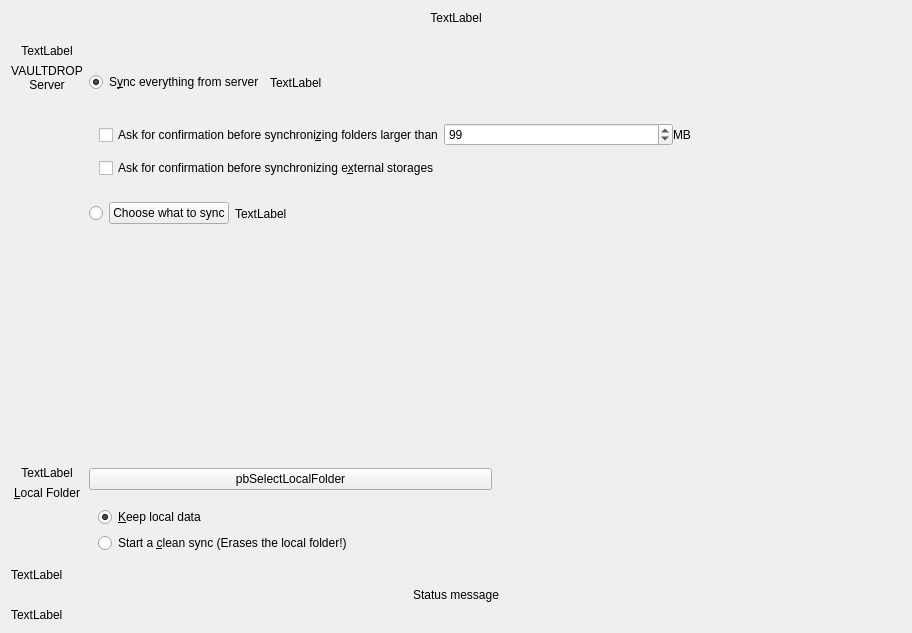
<?xml version="1.0" encoding="UTF-8"?>
<ui version="4.0">
 <class>OwncloudAdvancedSetupPage</class>
 <widget class="QWidget" name="OwncloudAdvancedSetupPage">
  <property name="geometry">
   <rect>
    <x>0</x>
    <y>0</y>
    <width>912</width>
    <height>633</height>
   </rect>
  </property>
  <property name="sizePolicy">
   <sizepolicy hsizetype="Maximum" vsizetype="Maximum">
    <horstretch>0</horstretch>
    <verstretch>0</verstretch>
   </sizepolicy>
  </property>
  <property name="windowTitle">
   <string>Form</string>
  </property>
  <layout class="QVBoxLayout" name="verticalLayout_4">
   <item>
    <widget class="QLabel" name="topLabel">
     <property name="sizePolicy">
      <sizepolicy hsizetype="Preferred" vsizetype="Fixed">
       <horstretch>0</horstretch>
       <verstretch>0</verstretch>
      </sizepolicy>
     </property>
     <property name="text">
      <string>TextLabel</string>
     </property>
     <property name="textFormat">
      <enum>Qt::RichText</enum>
     </property>
     <property name="alignment">
      <set>Qt::AlignCenter</set>
     </property>
     <property name="wordWrap">
      <bool>true</bool>
     </property>
    </widget>
   </item>
   <item>
    <spacer name="verticalSpacer_2">
     <property name="orientation">
      <enum>Qt::Vertical</enum>
     </property>
     <property name="sizeType">
      <enum>QSizePolicy::Fixed</enum>
     </property>
     <property name="sizeHint" stdset="0">
      <size>
       <width>20</width>
       <height>13</height>
      </size>
     </property>
    </spacer>
   </item>
   <item>
    <layout class="QGridLayout" name="gridLayout">
     <item row="2" column="2">
      <spacer name="horizontalSpacer_2">
       <property name="orientation">
        <enum>Qt::Horizontal</enum>
       </property>
       <property name="sizeHint" stdset="0">
        <size>
         <width>40</width>
         <height>20</height>
        </size>
       </property>
      </spacer>
     </item>
     <item row="0" column="0">
      <layout class="QVBoxLayout" name="verticalLayout_2">
       <item>
        <widget class="QLabel" name="lServerIcon">
         <property name="text">
          <string>TextLabel</string>
         </property>
         <property name="alignment">
          <set>Qt::AlignCenter</set>
         </property>
        </widget>
       </item>
       <item>
        <widget class="QLabel" name="lServer">
         <property name="text">
          <string>VAULTDROP
Server</string>
         </property>
         <property name="alignment">
          <set>Qt::AlignCenter</set>
         </property>
        </widget>
       </item>
       <item>
        <spacer name="verticalSpacer_3">
         <property name="orientation">
          <enum>Qt::Vertical</enum>
         </property>
         <property name="sizeHint" stdset="0">
          <size>
           <width>20</width>
           <height>40</height>
          </size>
         </property>
        </spacer>
       </item>
      </layout>
     </item>
     <item row="1" column="1">
      <spacer name="verticalSpacer">
       <property name="orientation">
        <enum>Qt::Vertical</enum>
       </property>
       <property name="sizeType">
        <enum>QSizePolicy::MinimumExpanding</enum>
       </property>
       <property name="sizeHint" stdset="0">
        <size>
         <width>20</width>
         <height>40</height>
        </size>
       </property>
      </spacer>
     </item>
     <item row="2" column="0" rowspan="3">
      <layout class="QVBoxLayout" name="verticalLayout_3">
       <item>
        <widget class="QLabel" name="lLocalIcon">
         <property name="text">
          <string>TextLabel</string>
         </property>
         <property name="alignment">
          <set>Qt::AlignCenter</set>
         </property>
        </widget>
       </item>
       <item>
        <widget class="QLabel" name="lLocal">
         <property name="sizePolicy">
          <sizepolicy hsizetype="Minimum" vsizetype="Preferred">
           <horstretch>0</horstretch>
           <verstretch>0</verstretch>
          </sizepolicy>
         </property>
         <property name="text">
          <string>&amp;Local Folder</string>
         </property>
         <property name="alignment">
          <set>Qt::AlignCenter</set>
         </property>
         <property name="buddy">
          <cstring>pbSelectLocalFolder</cstring>
         </property>
        </widget>
       </item>
       <item>
        <spacer name="verticalSpacer_4">
         <property name="orientation">
          <enum>Qt::Vertical</enum>
         </property>
         <property name="sizeHint" stdset="0">
          <size>
           <width>20</width>
           <height>40</height>
          </size>
         </property>
        </spacer>
       </item>
      </layout>
     </item>
     <item row="4" column="1" colspan="2">
      <widget class="QWidget" name="resolutionWidget" native="true">
       <property name="sizePolicy">
        <sizepolicy hsizetype="Preferred" vsizetype="Fixed">
         <horstretch>0</horstretch>
         <verstretch>0</verstretch>
        </sizepolicy>
       </property>
       <layout class="QFormLayout" name="formLayout_2">
        <property name="sizeConstraint">
         <enum>QLayout::SetMinimumSize</enum>
        </property>
        <property name="fieldGrowthPolicy">
         <enum>QFormLayout::ExpandingFieldsGrow</enum>
        </property>
        <item row="1" column="0" colspan="2">
         <widget class="QRadioButton" name="radioButton">
          <property name="text">
           <string>&amp;Keep local data</string>
          </property>
          <property name="checked">
           <bool>true</bool>
          </property>
         </widget>
        </item>
        <item row="2" column="0" colspan="2">
         <widget class="QRadioButton" name="cbSyncFromScratch">
          <property name="toolTip">
           <string>&lt;html&gt;&lt;head/&gt;&lt;body&gt;&lt;p&gt;If this box is checked, existing content in the local folder will be erased to start a clean sync from the server.&lt;/p&gt;&lt;p&gt;Do not check this if the local content should be uploaded to the servers folder.&lt;/p&gt;&lt;/body&gt;&lt;/html&gt;</string>
          </property>
          <property name="text">
           <string>Start a &amp;clean sync (Erases the local folder!)</string>
          </property>
          <property name="checkable">
           <bool>true</bool>
          </property>
         </widget>
        </item>
       </layout>
      </widget>
     </item>
     <item row="2" column="1" rowspan="2">
      <widget class="QPushButton" name="pbSelectLocalFolder">
       <property name="sizePolicy">
        <sizepolicy hsizetype="MinimumExpanding" vsizetype="Fixed">
         <horstretch>0</horstretch>
         <verstretch>0</verstretch>
        </sizepolicy>
       </property>
       <property name="text">
        <string>pbSelectLocalFolder</string>
       </property>
      </widget>
     </item>
     <item row="0" column="1" colspan="2">
      <widget class="QWidget" name="widget" native="true">
       <layout class="QVBoxLayout" name="verticalLayout">
        <property name="leftMargin">
         <number>0</number>
        </property>
        <property name="rightMargin">
         <number>0</number>
        </property>
        <item>
         <layout class="QHBoxLayout" name="horizontalLayout_2">
          <item>
           <widget class="QRadioButton" name="rSyncEverything">
            <property name="text">
             <string>S&amp;ync everything from server</string>
            </property>
            <property name="checked">
             <bool>true</bool>
            </property>
           </widget>
          </item>
          <item>
           <widget class="QLabel" name="lSyncEverythingSizeLabel">
            <property name="text">
             <string>TextLabel</string>
            </property>
            <property name="textFormat">
             <enum>Qt::PlainText</enum>
            </property>
           </widget>
          </item>
          <item>
           <spacer name="horizontalSpacer_3">
            <property name="orientation">
             <enum>Qt::Horizontal</enum>
            </property>
            <property name="sizeHint" stdset="0">
             <size>
              <width>40</width>
              <height>20</height>
             </size>
            </property>
           </spacer>
          </item>
         </layout>
        </item>
        <item>
         <layout class="QGridLayout" name="gridLayout_2">
          <property name="horizontalSpacing">
           <number>0</number>
          </property>
          <item row="0" column="0">
           <spacer name="horizontalSpacer_4">
            <property name="orientation">
             <enum>Qt::Horizontal</enum>
            </property>
            <property name="sizeType">
             <enum>QSizePolicy::Minimum</enum>
            </property>
            <property name="sizeHint" stdset="0">
             <size>
              <width>10</width>
              <height>20</height>
             </size>
            </property>
           </spacer>
          </item>
          <item row="0" column="1">
           <layout class="QHBoxLayout" name="horizontalLayout_3">
            <item>
             <widget class="QCheckBox" name="confCheckBoxSize">
              <property name="text">
               <string>Ask for confirmation before synchroni&amp;zing folders larger than</string>
              </property>
             </widget>
            </item>
            <item>
             <widget class="QSpinBox" name="confSpinBox">
              <property name="maximum">
               <number>999999</number>
              </property>
              <property name="value">
               <number>99</number>
              </property>
             </widget>
            </item>
            <item>
             <widget class="QLabel" name="confTraillingSizeLabel">
              <property name="text">
               <string extracomment="Trailing part of &quot;Ask confirmation before syncing folder larger than&quot; ">MB</string>
              </property>
             </widget>
            </item>
           </layout>
          </item>
          <item row="1" column="1">
           <widget class="QCheckBox" name="confCheckBoxExternal">
            <property name="text">
             <string>Ask for confirmation before synchronizing e&amp;xternal storages</string>
            </property>
           </widget>
          </item>
         </layout>
        </item>
        <item>
         <layout class="QHBoxLayout" name="horizontalLayout">
          <item>
           <widget class="QRadioButton" name="rSelectiveSync">
            <property name="sizePolicy">
             <sizepolicy hsizetype="Minimum" vsizetype="Minimum">
              <horstretch>0</horstretch>
              <verstretch>0</verstretch>
             </sizepolicy>
            </property>
            <property name="text">
             <string/>
            </property>
           </widget>
          </item>
          <item>
           <widget class="QPushButton" name="bSelectiveSync">
            <property name="text">
             <string>Choose what to sync</string>
            </property>
           </widget>
          </item>
          <item>
           <widget class="QLabel" name="lSelectiveSyncSizeLabel">
            <property name="text">
             <string>TextLabel</string>
            </property>
            <property name="textFormat">
             <enum>Qt::PlainText</enum>
            </property>
           </widget>
          </item>
          <item>
           <spacer name="horizontalSpacer">
            <property name="orientation">
             <enum>Qt::Horizontal</enum>
            </property>
            <property name="sizeHint" stdset="0">
             <size>
              <width>40</width>
              <height>20</height>
             </size>
            </property>
           </spacer>
          </item>
         </layout>
        </item>
       </layout>
      </widget>
     </item>
    </layout>
   </item>
   <item>
    <widget class="QLabel" name="errorLabel">
     <property name="text">
      <string>TextLabel</string>
     </property>
    </widget>
   </item>
   <item>
    <widget class="QLabel" name="syncModeLabel">
     <property name="text">
      <string>Status message</string>
     </property>
     <property name="textFormat">
      <enum>Qt::RichText</enum>
     </property>
     <property name="alignment">
      <set>Qt::AlignCenter</set>
     </property>
     <property name="wordWrap">
      <bool>true</bool>
     </property>
    </widget>
   </item>
   <item>
    <layout class="QHBoxLayout" name="resultLayout"/>
   </item>
   <item>
    <widget class="QLabel" name="bottomLabel">
     <property name="text">
      <string>TextLabel</string>
     </property>
     <property name="textFormat">
      <enum>Qt::RichText</enum>
     </property>
    </widget>
   </item>
  </layout>
 </widget>
 <resources/>
 <connections>
  <connection>
   <sender>rSyncEverything</sender>
   <signal>toggled(bool)</signal>
   <receiver>confCheckBoxSize</receiver>
   <slot>setEnabled(bool)</slot>
   <hints>
    <hint type="sourcelabel">
     <x>217</x>
     <y>78</y>
    </hint>
    <hint type="destinationlabel">
     <x>298</x>
     <y>126</y>
    </hint>
   </hints>
  </connection>
  <connection>
   <sender>rSyncEverything</sender>
   <signal>toggled(bool)</signal>
   <receiver>confSpinBox</receiver>
   <slot>setEnabled(bool)</slot>
   <hints>
    <hint type="sourcelabel">
     <x>311</x>
     <y>83</y>
    </hint>
    <hint type="destinationlabel">
     <x>952</x>
     <y>134</y>
    </hint>
   </hints>
  </connection>
  <connection>
   <sender>rSyncEverything</sender>
   <signal>toggled(bool)</signal>
   <receiver>confTraillingSizeLabel</receiver>
   <slot>setEnabled(bool)</slot>
   <hints>
    <hint type="sourcelabel">
     <x>277</x>
     <y>76</y>
    </hint>
    <hint type="destinationlabel">
     <x>1076</x>
     <y>136</y>
    </hint>
   </hints>
  </connection>
  <connection>
   <sender>rSyncEverything</sender>
   <signal>toggled(bool)</signal>
   <receiver>confCheckBoxExternal</receiver>
   <slot>setEnabled(bool)</slot>
   <hints>
    <hint type="sourcelabel">
     <x>181</x>
     <y>78</y>
    </hint>
    <hint type="destinationlabel">
     <x>382</x>
     <y>174</y>
    </hint>
   </hints>
  </connection>
 </connections>
</ui>
